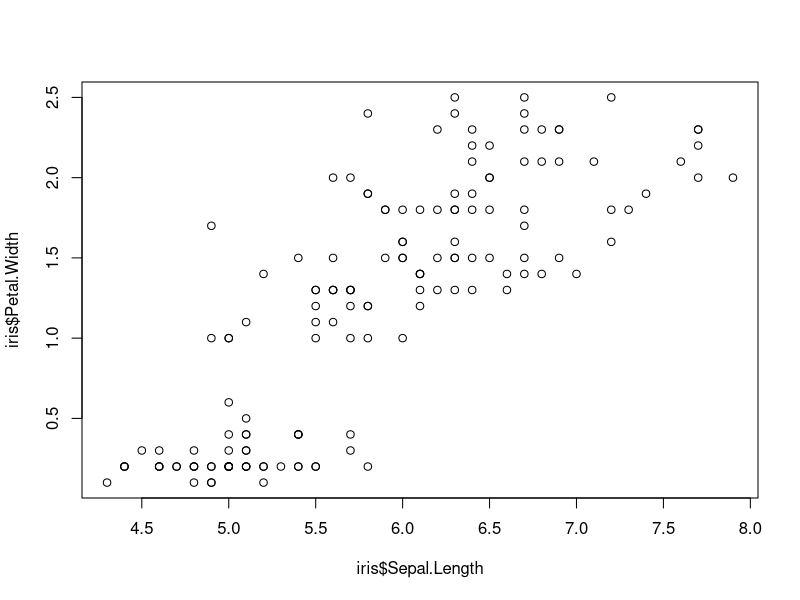
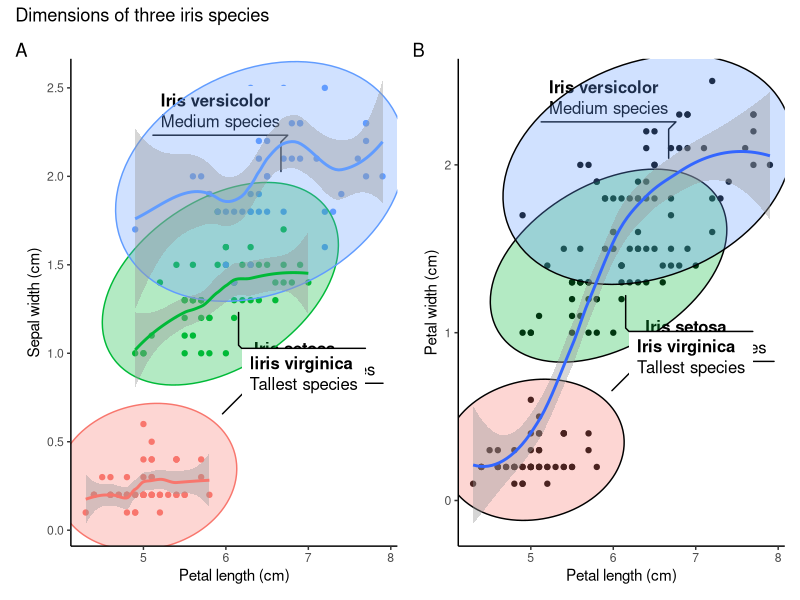

The R script that drew these images, in order:
# IRIS PLOT ----

# I will use three packages

# install.packages("patchwork")
# install.packages("ggforce")
# install.packages("ggplot2")

# Let me load the packages using library() function.

library(patchwork)
library(ggforce)
library(ggplot2)

str(iris) # Checking the structure of the dataset. Returned in Console.

plot(iris$Sepal.Length, iris$Petal.Width) # Basic plot within the R base.

# Creating the first plot of the iris data.

separate_smooth <- ggplot(data = iris,    # Specifying the data to be plotted.
       mapping = aes(x = Sepal.Length,    # Stating the axes data.
                     y = Petal.Width,
                     color = Species)) +  # Ensuring points are colored by spp.
  geom_point() +                          # Deciding the plotting geometry.
  labs(x = "Petal length (cm)",           # Specifying the axes labels.
       y = "Sepal width (cm)") +
  geom_mark_ellipse(aes(fill = Species,   # Adding ellipses for the spps.
                        filter = Species == "setosa",
                        label = "Iris setosa",
                        description = "Shortest species")) +
  geom_mark_ellipse(aes(fill = Species,
                        filter = Species == "versicolor",
                        label = "Iris versicolor",
                        description = "Medium species")) +
  geom_mark_ellipse(aes(fill = Species,
                        filter = Species == "virginica",
                        label = "Iiris virginica",
                        description = "Tallest species")) +
  theme_classic() +                      # Having publication ready background.
  geom_smooth()                          # Adding smooth line around 95% level.

# In the above plot, having color within the aes() breakes the data into 
# species-wise groups. Meaning each species group will be smoothed separately.

uniform_smooth <- ggplot(data = iris,
                         mapping = aes(x = Sepal.Length,
                                       y = Petal.Width)) + # Note no color here.
  geom_point() +
  labs(x = "Petal length (cm)",
       y = "Petal width (cm)") +
  geom_mark_ellipse(aes(fill = Species,
                        filter = Species == "setosa",
                        label = "Iris setosa",
                        description = "Shortest species")) +
  geom_mark_ellipse(aes(fill = Species,
                        filter = Species == "versicolor",
                        label = "Iris versicolor",
                        description = "Medium species")) +
  geom_mark_ellipse(aes(fill = Species,
                        filter = Species == "virginica",
                        label = "Iris virginica",
                        description = "Tallest species")) +
  theme_classic() +
  geom_smooth()

# Avoiding the color parameter in the aes() ensures all species are considered
# together in the subsequent layers arguments. No grouping by species.

# Patchwork package allows for addition of two plots by their object names.
# The addition is so simple, just relying on the plus (+) operator.

combined_plots <- separate_smooth + uniform_smooth # Adding plots.

# Now I want to give the plots title and tags or labels to identify them

combined_plots_labeled <- combined_plots +
  plot_annotation(
    title = "Dimensions of three iris species", # Title of both plots.
    tag_levels = "A" # Indicates that the plots will be labelled A, B, C etc.
  ) # This makes the first plot to be A and the next to be B. Checking on 
# documentation will help know more arguments in this function.

# Now I want to remove the legends since the species labels are visible

combined_plots_labeled_no_legend <- combined_plots_labeled &
  theme(legend.position = "none") # Removes legends from the plots.

combined_plots_labeled_no_legend # This will print out the final product.
